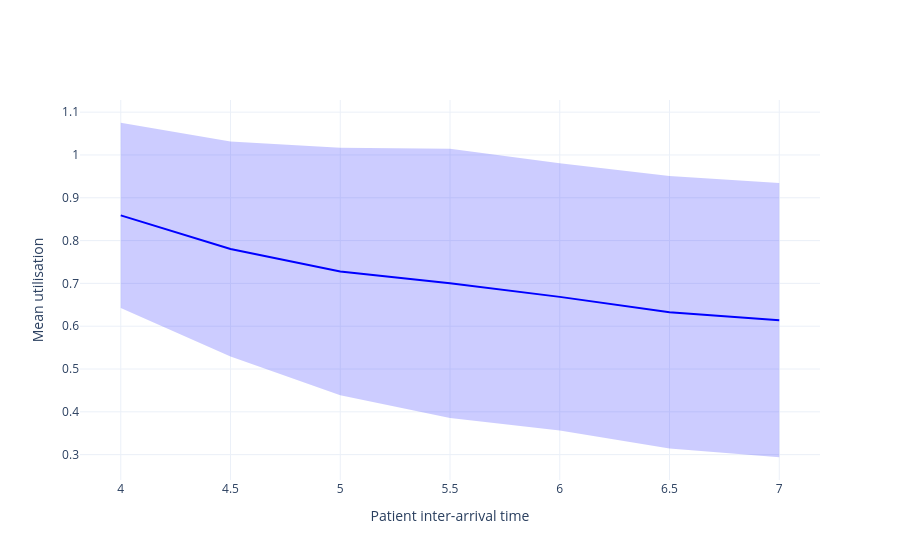

Notebook code for this chart:
### Code cell
sensitivity_plots["mean_utilisation_tw"]

### Figure 1 — Plotly figure (JSON) as saved in the notebook; plotly's stock layout.template omitted (floating-point values rounded to 4 significant figures)
{"data": [{"fill": "toself", "fillcolor": "rgba(0,0,255,0.2)", "hoverinfo": "name+y", "line": {"color": "rgba(255,255,255,0)"}, "name": "95% CI", "showlegend": false, "type": "scatter", "x": [4.0, 4.5, 5.0, 5.5, 6.0, 6.5, 7.0, 7.0, 6.5, 6.0, 5.5, 5.0, 4.5, 4.0], "y": [1.075, 1.031, 1.017, 1.015, 0.9807, 0.9507, 0.9343, 0.2939, 0.3145, 0.3564, 0.3857, 0.439, 0.5294, 0.6425]}, {"hoverinfo": "y", "line": {"color": "blue", "width": 2}, "mode": "lines", "type": "scatter", "x": [4.0, 4.5, 5.0, 5.5, 6.0, 6.5, 7.0], "y": [0.8589, 0.7804, 0.728, 0.7002, 0.6685, 0.6326, 0.6141]}], "layout": {"showlegend": false, "xaxis": {"title": {"text": "Patient inter-arrival time"}}, "yaxis": {"title": {"text": "Mean utilisation"}}}}
